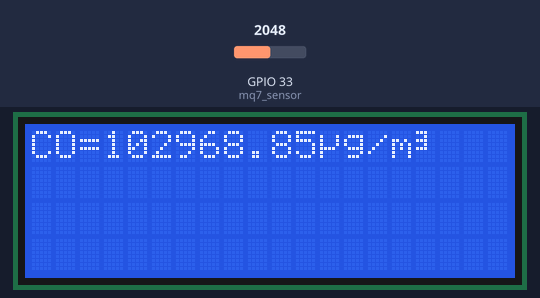
Bench run of a sketch on a simulated ESP32. On the bench: 20×4 character LCD. Inputs (shaded band) come from the test bench; at power-on: GPIO 33 (mq7_sensor) = 2048. What the sketch prints to the serial monitor is not drawn.

Above: at 4.2 s.
4.3 s: GPIO 33 (mq7_sensor) set to 2866
At 5.9 s:
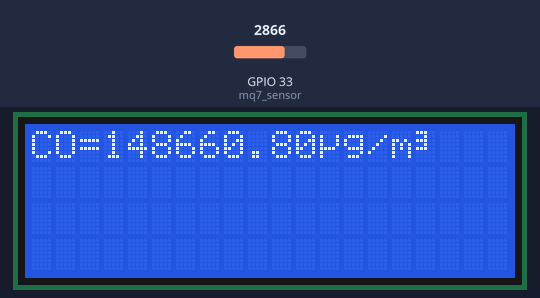
6.6 s: GPIO 33 (mq7_sensor) set to 3603
At 7.8 s:
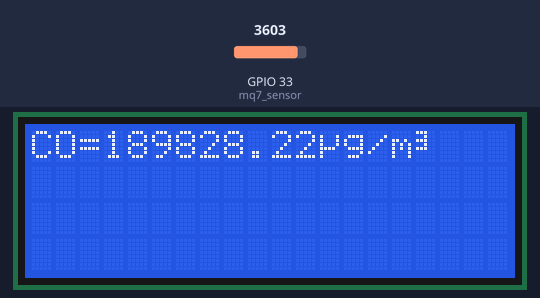
8.6 s: GPIO 33 (mq7_sensor) set to 4095
At 9.6 s:
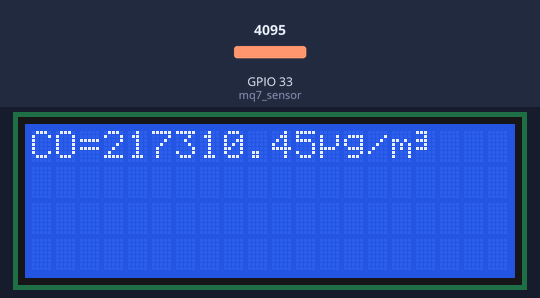
Timing chart, 0 to 11.6 s (numbered marks = the images above; inputs shaded):
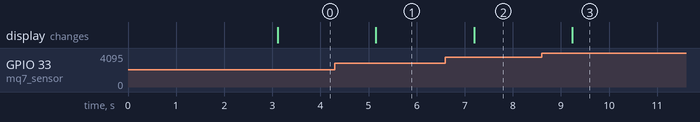

Measured:
- after the input at 4.3 s, the display: changes after 0.85 s (image 1)
- after the input at 6.6 s, the display: changes after 0.59 s (image 2)
- after the input at 8.6 s, the display: changes after 0.63 s (image 3)

The sketch:

mq7_sensor.ino
```cpp
#include <LiquidCrystal_I2C.h>

#define mq7_sensor 33
int mq7_value;
float mq7_voltage;
float mq7_ppm;
float mq7_CO;
byte microSymbol[8] = {
  B00000,
  B10001,
  B10001,
  B10001,
  B11110,
  B10000,
  B10000,
  B00000
};
byte cubicSymbol[8] = {
  B11100,
  B00100,
  B11100,
  B00100,
  B11100,
  B00000,
  B00000,
  B00000
};
LiquidCrystal_I2C lcd(0x27, 20, 4);

void setup() {
  Serial.begin(115200);
  Serial.println("Sensor start");

  // Start the LCD
  lcd.begin();
  lcd.backlight();
  lcd.createChar(0, microSymbol);
  lcd.createChar(1, cubicSymbol);
  lcd.clear();

  lcd.setCursor(0,0);
  lcd.print("Connected");
  delay(3000);
}

void loop() {
  mq7_value = analogRead(mq7_sensor);
  mq7_voltage = (mq7_value / 1023.0) * 5.0;
  mq7_ppm = constrain(((mq7_voltage / 0.1) - 10.0), 0, 1000);
  mq7_CO = (mq7_ppm * 28) / (24.5 * 0.001);
  Serial.print("MQ7 analog value: "); Serial.println(mq7_value);
  Serial.print("MQ7 voltage: "); Serial.println(mq7_voltage);
  Serial.print("MQ7 ppm: "); Serial.println(mq7_ppm);
  Serial.print("MQ7 CO: "); Serial.println(mq7_CO);

  // LCD Print
  lcd.clear();
  lcd.setCursor(0,0);
  lcd.print("CO=");
  lcd.print(mq7_CO);
  lcd.write(byte(0));
  lcd.print("g/m");
  lcd.write(byte(1));
  delay(1000);
}
```
